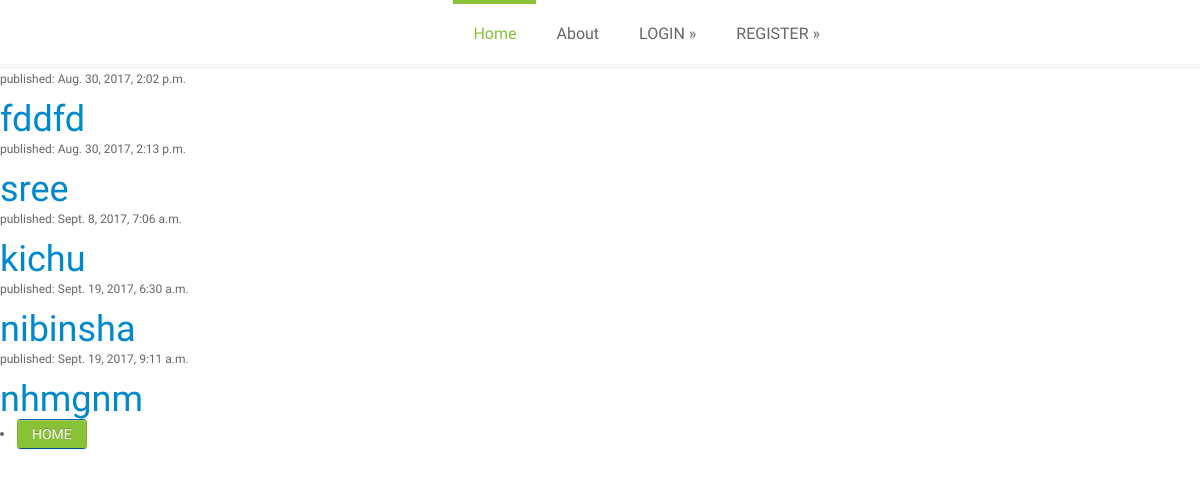
Page /last_search/ on the committed database.
### blog/models.py (models this page shows, shortened)
class Captcha(models.Model):
    first = models.CharField(max_length=25,null=True)
    last = models.CharField(max_length=25,null=True)
    email = models.EmailField(max_length=70,null=True)
    created_date = models.DateTimeField(
            default=timezone.now)
    published_date = models.DateTimeField(
            blank=True, null=True)

### blog/views.py (the view)
# urls.py: url(r'^last_search/', last_search, name='last_search'),
def last_search(request):
    posts = Captcha.objects.all()
    return render(request, 'last_search.html', {'posts':posts})

### templates/last_search.html (shortened to what this page needs)
{% extends 'base.html' %}
{% load staticfiles %}
{% block 'jumbotron' %}
<header>
  <div class="container">
      {% include 'navbar.html' %}
</header>
 {% for post in posts %}
    <div>
        <p>published: {{ post.published_date }}</p>
        <h1><a href="{% url 'detail' pk=post.pk %}">{{ post.first }}</a></h1>
    </div>
{% endfor %}
<li><a class="btn btn-lg btn-primary" href="/" role="button">HOME</a></li>
{% endblock %}

### templates/base.html (shortened to what this page needs)
<!DOCTYPE html>
{% load static %}
<html lang="en">
<head>
  <link href="{% static 'css/bootstrap.css' %}" rel="stylesheet">
  <link href="{% static 'css/bootstrap-responsive.css' %}" rel="stylesheet">
	<link href="{% static 'css/style.css' %}" rel="stylesheet">
</head>
<body>
{% block 'jumbotron' %}
{% endblock %}
  </body>
  </html>

### templates/navbar.html (shortened to what this page needs)
<div class="span9">
  <div class="navbar navbar-inverse">
      <div class="navbar-inner">
            <div class="nav-collapse collapse">
              <ul class="nav">
                  <li class="active"><a href="/">Home</a></li>
                  <li><a href="/about/">About</a></li>
                 {% if request.user.is_authenticated %}
                 <li><a  href="/last_search/">LAST SEARCH</a></li>
                 <li><a  href="{% url 'auth_logout' %}">LOGOUT &raquo;</a></li>
                  {% else %}
                  <li><a  href="{% url 'auth_login' %}">LOGIN &raquo;</a></li>
                  <li><a  href="{% url 'registration_register' %}">REGISTER &raquo;</a></li>
                {% endif %}
              </ul>
            </div>
        </div>
            </div>
        </div>
      </div>

### static/css/style.css (style rules this page uses)
body { font-family: 'Droid Sans'; font-size: 12px; color: #666; }
h1, h2, h3, h4, h5, h6 { font-family: "Boogaloo" !important; font-weight: normal !important; color: #666; margin: 0; padding: 0; }
ul, ol { margin: 0; }
ul { list-style: none outside; }
header { background: #fff; border-bottom: 5px solid #f6f6f6; }
.navbar, .navbar-inner, .nav { float: right; background: #fff !important; border: none; -webkit-box-shadow: none; -moz-box-shadow: none; box-shadow: none; padding: 0px; margin: 0; }
.navbar-inner { padding-left: 0px !important; padding-right: 0px !important; }
.navbar .nav > li > a { color: #666; border-top:4px solid #fff; text-shadow: none; font-size: 16px; padding: 20px; }
.navbar .nav > .active > a, .navbar .nav > .active > a:hover, .navbar .nav > .active > a:focus { color: #89c236; text-decoration: none; border-top:4px solid #89c236; background-color: #fff !important; -webkit-box-shadow: none; -moz-box-shadow: none; box-shadow: none; }
.btn { border-color: #c5c5c5; border-color: rgba(0, 0, 0, 0.15) rgba(0, 0, 0, 0.15) rgba(0, 0, 0, 0.25); }
.btn-primary { background-color: #006dcc; color: #ffffff; background-image: -moz-linear-gradient(top, #89c236, #89c236); background-image: -ms-linear-gradient(top, #89c236, #89c236); background-image: -webkit-gradient(linear, 0 0, 0 100%, from(#89c236), to(#89c236)); background-image: -webkit-linear-gradient(top, #89c236, #89c236); background-image: -o-linear-gradient(top, #89c236, #89c236); background-image: linear-gradient(top, #89c236, #89c236); background-repeat: repeat-x; filter: progid:DXImageTransform.Microsoft.gradient(startColorstr='#'89c236, endColorstr='#'89c236, GradientType=0); border-color: #0044cc #0044cc #002a80; border-color: rgba(0, 0, 0, 0.1) rgba(0, 0, 0, 0.1) rgba(0, 0, 0, 0.25); filter: progid:DXImageTransform.Microsoft.gradient(enabled = false); }
@media only screen and (min-width: 960px) { header { height: 64px; } }

### rows in the picture
Captcha: published_date "Aug. 30, 2017, 2:02 p.m.", first "fddfd"
Captcha: published_date "Aug. 30, 2017, 2:13 p.m.", first "sree"
Captcha: published_date "Sept. 8, 2017, 7:06 a.m.", first "kichu"
Captcha: published_date "Sept. 19, 2017, 6:30 a.m.", first "nibinsha"
Captcha: published_date "Sept. 19, 2017, 9:11 a.m.", first "nhmgnm"
